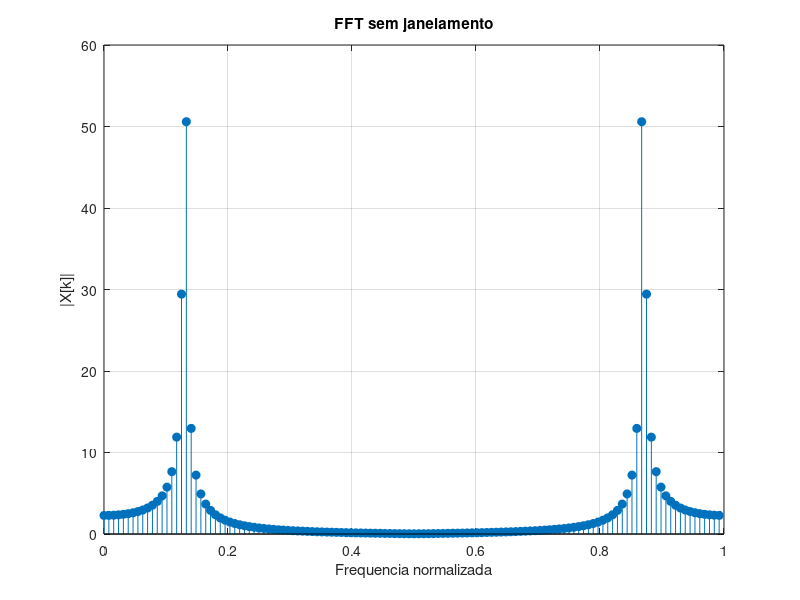
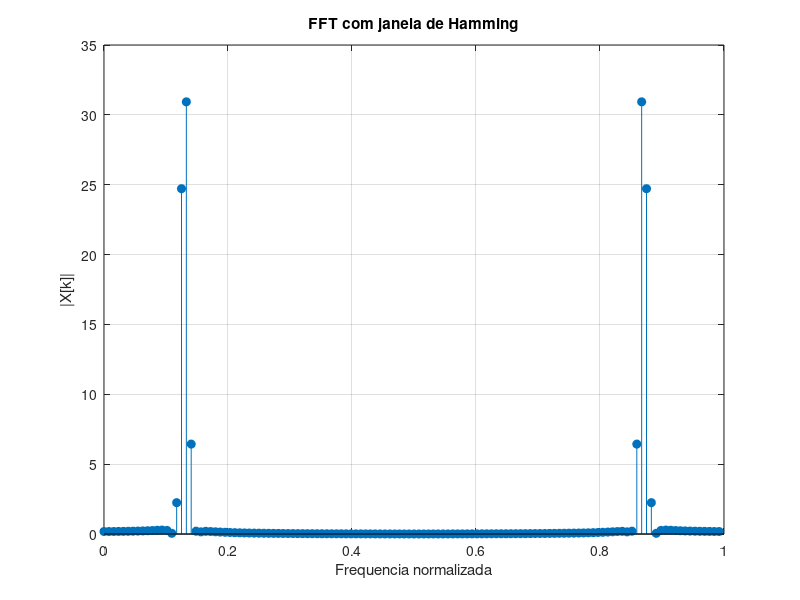

The MATLAB source for these figures, in order:
clc;
clear;
close all;

% Parametros
N = 128;
n = 0:N-1;

% Frequencia da senoide
f0 = 0.13;

% Sinal original
x = sin(2*pi*f0*n);

% FFT sem janela
X1 = fft(x);
magX1 = abs(X1);

% Janela de Hamming
w = hamming(N)';

% Aplicacao da janela
xw = x .* w;

% FFT com janela
X2 = fft(xw);
magX2 = abs(X2);

% Eixo de frequencia
f = (0:N-1)/N;

% -------------------------
% Sem janela
% -------------------------
figure(1);
stem(f, magX1, 'filled');
grid on;
xlabel('Frequencia normalizada');
ylabel('|X[k]|');
title('FFT sem janelamento');

print('C:/Users/Pichau/estudo-dirigido-pds/parte3/resultados/q4_sem_janela.png', '-dpng');

% -------------------------
% Com janela de Hamming
% -------------------------
figure(2);
stem(f, magX2, 'filled');
grid on;
xlabel('Frequencia normalizada');
ylabel('|X[k]|');
title('FFT com janela de Hamming');

print('C:/Users/Pichau/estudo-dirigido-pds/parte3/resultados/q4_com_janela.png', '-dpng');
